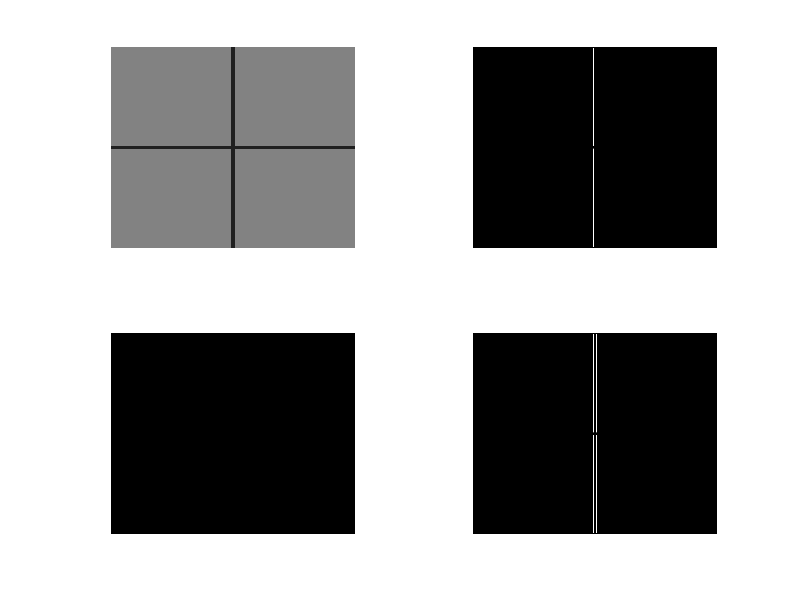
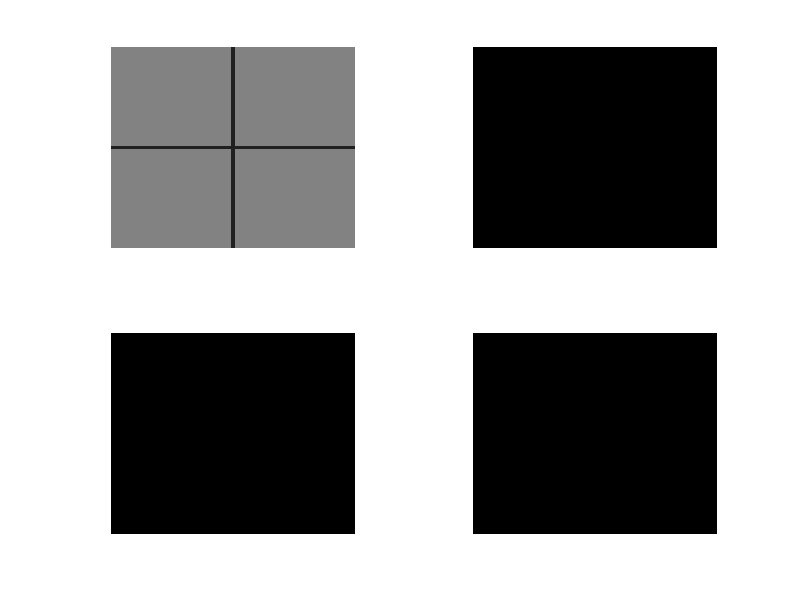

These figures' MATLAB source, in order:

clear; clc;
close all;

%% Build a Test Image
test_imag = uint8([128*ones(121, 148), 32*ones(121, 4),128*ones(121,148);
                   32*ones(4, 300);
                   128*ones(121, 148), 32*ones(121, 4), 128*ones(121,148)]);

% test_imag = imread('coins.png');
% [edge_v, th_v] = edge(imag, 'sobel', 'vertical');
% [edge_h, th_h] = edge(imag, 'sobel', 'horizontal');
% [edge_hv, th_hv] = edge(imag, 'sobel',  'both');

%% Sobel Algorithm
gx = [1 0 -1;
      2 0 -2;
      1 0 -1];
  
gy = [-1 -2 -1;
       0  0  0;
       1  2  1]; 

[w, l] = size(test_imag);                        % Get image dimensions

test_output_x = double(0*test_imag);             % Create output array for x-dir
test_output_y = double(0*test_imag);             % Create output array for y-dir

% X-Dir
% For each column, exclude border to avoid out-of-bounds indexing
for c = 2:l-1
    % For each row, exclude border to avoid out-of-bounds indexing
    for r = 2:w-1
        
        % In every clock cycle you will be grabbing all 3x3 elements that
        % you've buffered up.
        image_kernel = cast( test_imag(r-1:r+1, c-1:c+1), 'double');
        
        % You will then apply the sobel kernel element values to the
        % image_kernel in order to generate the center kernel elements
        % value. The double sum is just so matlab can reduce all of the
        % multiplications into a single pixel element.
        test_output_x(r,c) = sum(sum( image_kernel .* gx ));
        
    end
end

test_final_out = uint8(sqrt(test_output_x.^2 + test_output_y.^2));

subplot(2,2,1); imshow(test_imag);
subplot(2,2,2); imshow(uint8(test_output_x));
subplot(2,2,3); imshow(uint8(test_output_y));
subplot(2,2,4); imshow(test_final_out);
%% Using MATLAB DIP Functions

[edge_v, th_v] = edge(test_imag, 'sobel', 'vertical');
[edge_h, th_h] = edge(test_imag, 'sobel', 'horizontal');
[edge_hv, th_hv] = edge(test_imag, 'sobel',  'both');

figure;
subplot(2,2,1); imshow(test_imag);
subplot(2,2,2); imshow(edge_v);
subplot(2,2,3); imshow(edge_h);
subplot(2,2,4); imshow(edge_hv);